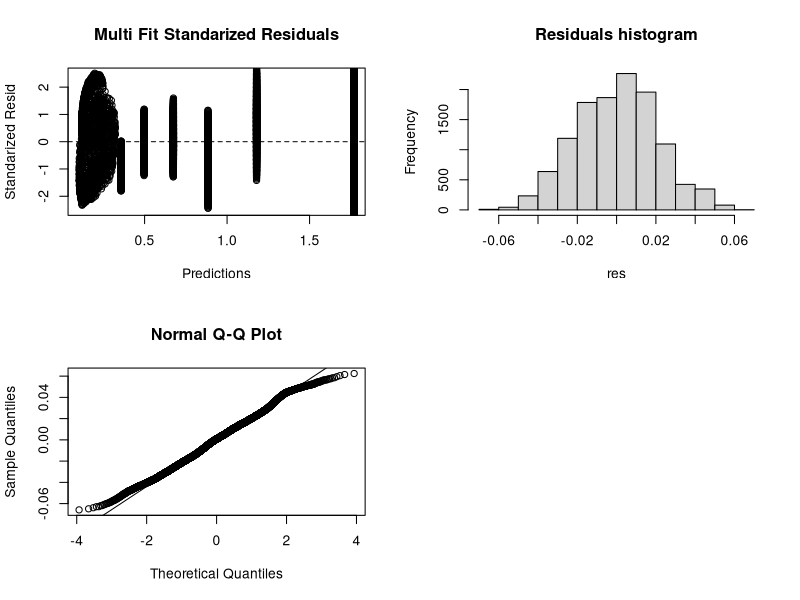

Recreate this plot in R. (Note: this script raises an error after producing the figure.)
library(car)
library(psych)
library(lmtest)
library(ggplot2)
library(gridExtra)

# Importamos los datos a analizar
datos <- read.table("data.csv", sep = ",", header=TRUE)

# # Calculamos el coeficiente de correlación
# cor(datos)

# # Graficamos la relación entre las variables
# multi.hist(x = datos, dcol = c("blue", "red"), dlty = c("dotted", "solid"),
#            main = "")

# # Generamos el modelo de regresión múltiple
# multi.fit <- lm(formula = datos$Fuel.flow..mf...kg.s.. ~ datos$Hight.Pressure..HP..Turbine.exit.temperature..T48...C. +
#                datos$Lever.position + datos$Ship.speed..v. + datos$Gas.Turbine..GT..shaft.torque..GTT...kN.m.. + 
#                datos$GT.rate.of.revolutions..GTn...rpm.. + datos$Gas.Generator.rate.of.revolutions..GGn...rpm.. + 
#                datos$Starboard.Propeller.Torque..Ts...kN.. + datos$Port.Propeller.Torque..Tp...kN.. +
#                datos$GT.Compressor.inlet.air.temperature..T1...C.. +  datos$GT.Compressor.outlet.air.temperature..T2...C..+
#                datos$HP.Turbine.exit.pressure..P48...bar.. + datos$GT.Compressor.inlet.air.pressure..P1...bar.. +
#                datos$GT.Compressor.outlet.air.pressure..P2...bar.. + datos$GT.exhaust.gas.pressure..Pexh...bar.. +
#                datos$Turbine.Injecton.Control..TIC...... + datos$GT.Compressor.decay.state.coefficient. + 
#                datos$GT.Turbine.decay.state.coefficient, data = datos)
# summary(multi.fit)

# # Seleccionamos los mejores predictores
# step(object = multi.fit, direction = "both", trace = 1)

# El mejor modelo resultante del proceso de selección es
multi.fit = lm(formula = datos$Fuel.flow..mf...kg.s.. ~ datos$Ship.speed..v. + 
               datos$Gas.Turbine..GT..shaft.torque..GTT...kN.m.. +
               datos$GT.rate.of.revolutions..GTn...rpm.., data = datos)
summary(multi.fit)

# # Hallamos los intervalos de confianzas
# confint(lm(formula = datos$Fuel.flow..mf...kg.s.. ~ datos$Ship.speed..v. +
#              datos$Gas.Turbine..GT..shaft.torque..GTT...kN.m.. +
#              datos$GT.rate.of.revolutions..GTn...rpm.., data = datos))

# # Validación de condiciones para la regresión múltiple lineal
# plot1 <- ggplot(data = datos, aes(datos$Ship.speed..v., modelo$residuals)) +
#   geom_point() +
#   labs(title = "", x = "Ship speed", y = "Residuals") +
#   geom_smooth(formula = "y ~ x", method = "loess", color = "firebrick") +
#   geom_hline(yintercept = 0) +
#   theme_bw()
# plot2 <- ggplot(data = datos, aes(datos$Gas.Turbine..GT..shaft.torque..GTT...kN.m.., modelo$residuals)) +
#   geom_point() +
#   labs(title = "", x = "Gas Turbine", y = "Residuals") +
#   geom_smooth(formula = "y ~ x", method = "loess", color = "firebrick") +
#   geom_hline(yintercept = 0) +
#   theme_bw()
# plot3 <- ggplot(data = datos, aes(datos$GT.rate.of.revolutions..GTn...rpm.., modelo$residuals)) +
#   geom_point() +
#   labs(title = "", x = "GT revolutions", y = "Residuals") +
#   geom_smooth(formula = "y ~ x", method = "loess", color = "firebrick") +
#   geom_hline(yintercept = 0) +
#   theme_bw()
# grid.arrange(plot1, plot2, plot3)


# Análisis de residuos
mean(multi.fit$residuals)
sum(multi.fit$residuals)

ks.test(multi.fit$residuals, pnorm, mean(multi.fit$residuals), sd(multi.fit$residuals))

bptest(multi.fit)

dwtest(multi.fit)

# Graficando los residuos
layout(matrix(c(1,2,3,4),2,2,byrow = T))

plot(multi.fit$fitted.values, rstandard(multi.fit), 
     main = "Multi Fit Standarized Residuals",
     xlab = "Predictions", ylab = "Standarized Resid", 
     ylim = c(-2.5, 2.5))

abline(h = 0, lty = 2)

res = multi.fit$residuals

hist(res, main = "Residuals histogram")

qqnorm(res)
qqline(res)


#Creating a data frame
variable_fuel_flow <- data.frame(datos$Fuel.flow..mf...kg.s..)

# Make predictions
predictions <- predict(modelo, newdata = variable_fuel_flow)

# Model performance
# Compute the prediction error, RMSE

RMSE = sqrt(mean((datos$Fuel.flow..mf...kg.s.. - predictions)^2))



# Interpretación de resultados
# Lo primero que observamos es que el coeficiente del intercepto no es mucho más grande que los coeficientes del resto de las variables, 
# lo que quiere decir que hay una gran parte del flujo de combustible que está explicada a partir de las variables independientes.

# Se puede observar que los coeficientes de las variables independientes son significativos al 0%, lo que es muy bueno.

# Por cada aumento de la velocidad de la planta de producción disminuye en 0.02 el flujo de combustible. 

# Por cada aumento de la variable independiente 2 aumenta en 3.057 * 10^(-5) el flujo de combustible.

# Por cada aumento de la variable independiente 3 disminuye en 2.997 * 10^(-5) el flujo de combustible.

# El R-cuadrado ajustado es 0.998 por lo que el modelo podemos decir es casi ideal.

# Teniendo en cuenta que el nivel de significación del coeficiente del intercepto es muy bueno, 
# indica que no es necesario considerar otros factores en la producción de flujo de combustible.

# El p-valor del estadígrafo F es menor que 0.05 por lo que podemos afirmar que existe al menos una variable 
# significativamente diferente a cero en el modelo.

# En cuanto al análisis de residuos:
# El p-valor del test de Kolmogorov-Smirnov es menor que 0.05, se rechaza la hipótesis nula y por tanto, 
# los errores no siguen una distribución normal.

# El p-valor del test de Durbin-Watson es menor que 2.2e-16, menor que 0.05, 
# se afirma que los errores nos son independientes.

# El p-valor del test de Breusch-Pagan es menor que 0.05, afirmamos entonces 
# que se cumple la heterocedasticidad.

